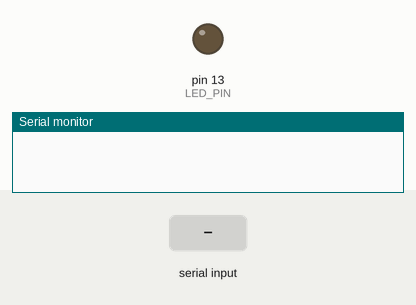
The sketch below on a simulated Arduino Uno, built with avr-gcc and run on an emulated ATmega328P. On the bench: output pins drawn as LEDs (lit = HIGH), the last lines printed to the serial monitor. The test bench sets the inputs (shaded band).

Above: at 1.2 s.
1.3 s: "1" received over Serial
At 2.5 s:
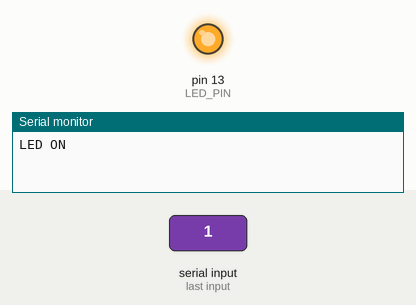
2.8 s: "0" received over Serial
At 3.8 s:
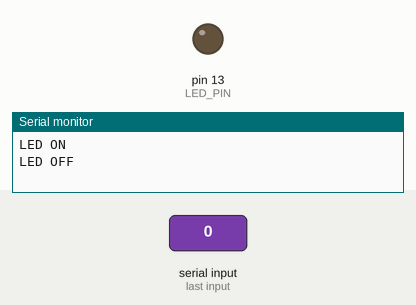
Timing chart, 0 to 5.8 s (numbered marks = the images above; inputs shaded):
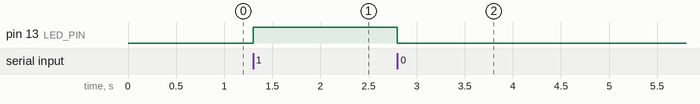

Measured:
- after the input at 1.3 s, pin 13 (LED_PIN): LOW → HIGH at once
- after the input at 2.8 s, pin 13 (LED_PIN): HIGH → LOW at once

The sketch:

led_control.ino
```cpp
// LED Control via Serial Communication
// Receives '1' to turn LED ON, '0' to turn LED OFF

const int LED_PIN = 13; // Change this to your LED pin
const int BAUD_RATE = 9600;

void setup() {
  pinMode(LED_PIN, OUTPUT);
  Serial.begin(BAUD_RATE);
  digitalWrite(LED_PIN, LOW); // Start with LED off
}

void loop() {
  if (Serial.available() > 0) {
    char command = Serial.read();

    if (command == '1') {
      digitalWrite(LED_PIN, HIGH);
      Serial.println("LED ON");
    } else if (command == '0') {
      digitalWrite(LED_PIN, LOW);
      Serial.println("LED OFF");
    }
  }
}
```
